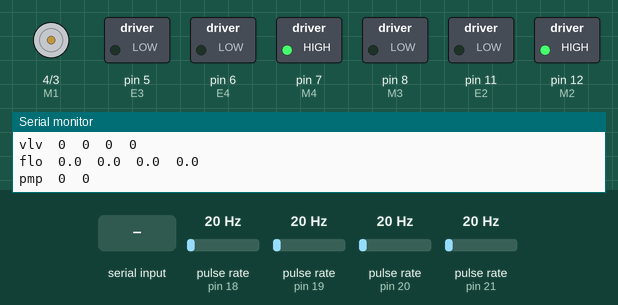
The sketch below on a simulated Arduino Mega 2560, built with avr-gcc and run on an emulated ATmega2560. Shown: direction and speed pins drawn as motors (green arrow = direction pin HIGH = forward, orange = LOW = backward, longer = more drive), switched loads named in the sketch (green lamp = pin HIGH), the last lines printed to the serial monitor. Wiring (inferred from the names in the program): 4 × pulse sensor: data pin 18 / data pin 19 / data pin 20 / data pin 21. The test bench sets the inputs (shaded band); at power-on: pulse rate (sensors on pin 18, pin 19, pin 20, pin 21) 20 Hz.

Above: at 1.2 s.
1.3 s: "1,90\n" received over Serial
At 3.2 s:
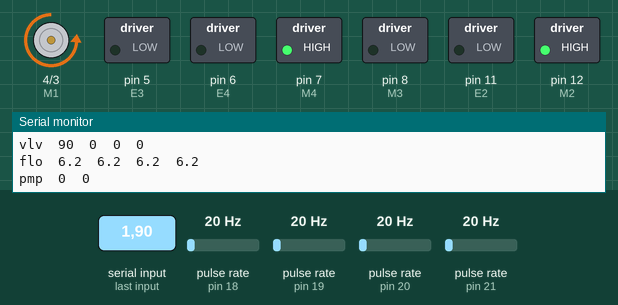
3.8 s: "1\n" received over Serial
At 6.6 s:
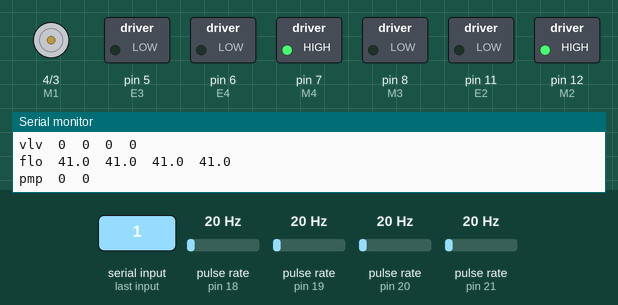
6.8 s: "1,90,45\n" received over Serial
At 7.7 s:
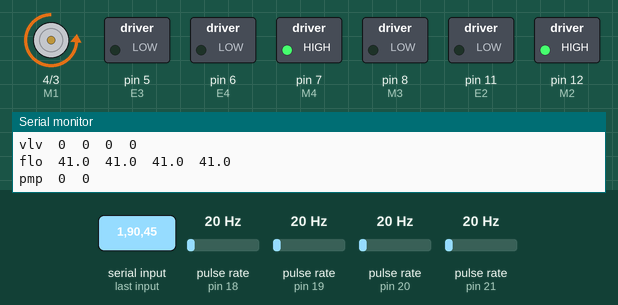
Timing chart, 0 to 9.8 s (numbered marks = the images above; inputs shaded):
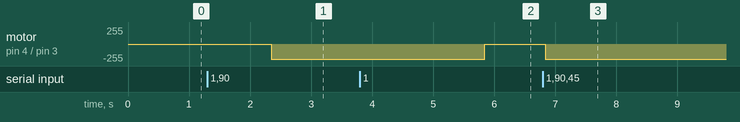

Measured:
- after the input at 1.3 s, motor on pin 4 (M1) / pin 3 (E1): stopped → backward 229/255 after 1.0 s
- after the input at 3.8 s, motor on pin 4 (M1) / pin 3 (E1): backward 229/255 → stopped after 2.0 s
- after the input at 6.8 s, motor on pin 4 (M1) / pin 3 (E1): stopped → backward 229/255 at once

The sketch:

sys_sprayer_sanity_chk.ino
```cpp
// Hardware - Arduino Mega 2560


float pump_pwr[2]  = {0.0, 0.0};
float valve_pos[4] = {0.0, 0.0, 0.0, 0.0};
float flow_rate_uf[4] = {0.0, 0.0, 0.0, 0.0};
float flow_rate[4] = {0.0, 0.0, 0.0, 0.0};

const int window_size = 400;  // define the window size.
int flow_s0_ar[window_size];
int flow_s1_ar[window_size];
int flow_s2_ar[window_size];
int flow_s3_ar[window_size];

// pins specific to DF robot 4ch driver shield, DRI0039
// https://wiki.dfrobot.com/Quad_Motor_Driver_Shield_for_Arduino_SKU_DRI0039
const int E1 = 3; // valve1 pwm
const int E2 = 11;// valve2 pwm
const int E3 = 5; // valve3 pwm
const int E4 = 6; // valve4 pwm
const int M1 = 4; // valve1 dir
const int M2 = 12;// valve2 dir
const int M3 = 8; // valve3 dir
const int M4 = 7; // valve4 dir


volatile int flow_frequency18, flow_frequency19, flow_frequency20, flow_frequency21 ; // Measures flow sensor pulses
unsigned int l_hour18, l_hour19, l_hour20, l_hour21; // Calculated litres/hour
const byte flowsensor18  =  18;  // Flow Sensor Input 1
const byte flowsensor19  =  19;  // Flow Sensor Input 2
const byte flowsensor20  =  20;  // Flow Sensor Input 3
const byte flowsensor21  =  21;  // Flow Sensor Input 4
unsigned long currentTime;
unsigned long cloopTime;
unsigned long cloopTime2;

void flow18 () // Interrupt function
{
  flow_frequency18++;
}
void flow19 () // Interrupt function
{
  flow_frequency19++;
}
void flow20 () // Interrupt function
{
  flow_frequency20++;
}
void flow21 () // Interrupt function
{
  flow_frequency21++;
}

void set_valve(int i = 0, int x = 0)
{
  digitalWrite(M1,LOW);
  digitalWrite(M2,HIGH);
  digitalWrite(M3,LOW);
  digitalWrite(M4,HIGH);

  if (x < 0) x = 0;
  else if (x >= 100) x = 100;
  int v = map(x, 0, 100, 0, 255);

  if (i == 1) analogWrite(E1, v);
  if (i == 2) analogWrite(E2, v);
  if (i == 3) analogWrite(E3, v);
  if (i == 4) analogWrite(E4, v);
}

void ctrl_pump(int ch = 0, int val = 0)
{
  int min_val_pos = 20;
  if (ch == 1)
  {
    if(valve_pos[0] < min_val_pos && valve_pos[1] < min_val_pos)
    val = 0;
  }
  if (ch == 2)
  {
    if(valve_pos[2] < min_val_pos && valve_pos[3] < min_val_pos)
    val = 0;
  }


  int max_per = 60;
  if(val < 0) val = 0;
  else if(val > max_per) val = max_per;
  int v = map(val, 0, 100, 0, 1000);

  if (ch==1)
  {
    Serial3.print("!G 1 ");
    Serial3.print(String(v));
    Serial3.print("_\r");
  }

  if (ch==2)
  {
    Serial3.print("!G 2 ");
    Serial3.print(String(v));
    Serial3.print("_\r");
  }
}

void debug_disp()
{
  Serial.print("vlv"); Serial.print("\t");
  Serial.print(valve_pos[0],0); Serial.print("\t"); Serial.print(valve_pos[1],0); Serial.print("\t");
  Serial.print(valve_pos[2],0); Serial.print("\t"); Serial.print(valve_pos[3],0); Serial.print("\t");
  Serial.println();

  Serial.print("flo"); Serial.print("\t");
  Serial.print(flow_rate[0], 1); Serial.print("\t"); Serial.print(flow_rate[1], 1); Serial.print("\t");
  Serial.print(flow_rate[2], 1); Serial.print("\t"); Serial.print(flow_rate[3], 1); Serial.print("\t");
  Serial.println();

  Serial.print("pmp"); Serial.print("\t");
  Serial.print(pump_pwr[0], 0); Serial.print("\t"); Serial.print(pump_pwr[1], 0); Serial.print("\t");
  Serial.println();
  Serial.println();
}

float maf_s0(float x)
{
  int p = window_size;
  flow_s0_ar[p] = x;
  float a = 0;
  for(int i = 1; i <= p; i++)
    a += flow_s0_ar[i];
  a = a/p;
  for(int i = 2; i <= p; i++)
    flow_s0_ar[i-1] = flow_s0_ar[i];
  return a;
}
float maf_s1(float x)
{
  int p = window_size;
  flow_s1_ar[p] = x;
  float a = 0;
  for(int i = 1; i <= p; i++)
    a += flow_s1_ar[i];
  a = a/p;
  for(int i = 2; i <= p; i++)
    flow_s1_ar[i-1] = flow_s1_ar[i];
  return a;
}
float maf_s2(float x)
{
  int p = window_size;
  flow_s2_ar[p] = x;
  float a = 0;
  for(int i = 1; i <= p; i++)
    a += flow_s2_ar[i];
  a = a/p;
  for(int i = 2; i <= p; i++)
    flow_s2_ar[i-1] = flow_s2_ar[i];
  return a;
}
float maf_s3(float x)
{
  int p = window_size;
  flow_s3_ar[p] = x;
  float a = 0;
  for(int i = 1; i <= p; i++)
    a += flow_s3_ar[i];
  a = a/p;
  for(int i = 2; i <= p; i++)
    flow_s3_ar[i-1] = flow_s3_ar[i];
  return a;
}


void get_flow_rates()
{
  currentTime = millis();
  // Every second, calculate and print litres/hour
  if (currentTime >= (cloopTime + 1000))
  {
    cloopTime = currentTime; // Updates cloopTime
    // Pulse frequency (Hz) = 23Q, Q is flow rate in L/min.

    l_hour18 = ((flow_frequency18 * 60 / 7.5) * 1.1); // (Pulse frequency x 60 min) / 23Q = flowrate in L/hour
    flow_frequency18 = 0; // Reset Counter
    flow_rate_uf[0] = l_hour18;

    l_hour19 = ((flow_frequency19 * 60 / 7.5) * 1.1); // (Pulse frequency x 60 min) / 23Q = flowrate in L/hour
    flow_frequency19 = 0; // Reset Counter
    flow_rate_uf[1] = l_hour19;

    l_hour20 = ((flow_frequency20 * 60 / 7.5) * 1.1); // (Pulse frequency x 60 min) / 23Q = flowrate in L/hour
    flow_frequency20 = 0; // Reset Counter
    flow_rate_uf[2] = l_hour20;

    l_hour21 = ((flow_frequency21 * 60 / 7.5) * 1.1); // (Pulse frequency x 60 min) / 23Q = flowrate in L/hour
    flow_frequency21 = 0; // Reset Counter
    flow_rate_uf[3] = l_hour21;

      debug_disp();
  }

  // moving average filter
  if (currentTime >= (cloopTime2 + 1000))
  {
   flow_rate[0] = maf_s0(flow_rate_uf[0]);
   flow_rate[1] = maf_s1(flow_rate_uf[1]);
   flow_rate[2] = maf_s2(flow_rate_uf[2]);
   flow_rate[3] = maf_s3(flow_rate_uf[3]);

  }

}


void setup()
{
  pinMode(flowsensor18, INPUT_PULLUP);  // Optional Internal Pull-Up
  pinMode(flowsensor19, INPUT_PULLUP);  // Optional Internal Pull-Up
  pinMode(flowsensor20, INPUT_PULLUP);  // Optional Internal Pull-Up
  pinMode(flowsensor21, INPUT_PULLUP);  // Optional Internal Pull-Up

  attachInterrupt(digitalPinToInterrupt(flowsensor18), flow18,  RISING); // Setup Interrupt
  attachInterrupt(digitalPinToInterrupt(flowsensor19), flow19,  RISING); // Setup Interrupt
  attachInterrupt(digitalPinToInterrupt(flowsensor20), flow20, RISING); // Setup Interrupt
  attachInterrupt(digitalPinToInterrupt(flowsensor21), flow21, RISING); // Setup Interrupt
  currentTime = millis();
  cloopTime = currentTime;


  Serial.begin(9600);
  Serial3.begin(115260);  // roboteq controller

  // declare valve pins
  for(int i=3;i<9;i++)
    pinMode(i,OUTPUT);
  for(int i=11;i<13;i++)
    pinMode(i,OUTPUT);

  int x = 00; // set valves to 0
  set_valve(1,x);
  set_valve(2,x);
  set_valve(3,x);
  set_valve(4,x);

}


void loop ()
{
  get_flow_rates();
  ctrl_pump(1, pump_pwr[0]); ctrl_pump(2, pump_pwr[1]);
  set_valve(1, valve_pos[0]); set_valve(2, valve_pos[1]);
  set_valve(3, valve_pos[2]); set_valve(4, valve_pos[3]);


  if (Serial.available())
  {
      int x = Serial.parseInt();
      int y = Serial.parseInt();
      int z = Serial.parseInt();

      if (x == 1)
      {
        valve_pos[0] = y;
      }
      if (x == 2)
      {
        valve_pos[1] = y;
      }
       if (x == 3)
      {
        valve_pos[2] = y;
      }
      if (x == 4)
      {
        valve_pos[3] = y;
      }
      pump_pwr[0] = z;
      pump_pwr[1] = z;
  }


}
```
